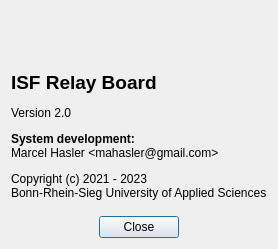
<?xml version="1.0" encoding="UTF-8"?>
<ui version="4.0">
 <class>AboutDialog</class>
 <widget class="QDialog" name="AboutDialog">
  <property name="geometry">
   <rect>
    <x>0</x>
    <y>0</y>
    <width>348</width>
    <height>405</height>
   </rect>
  </property>
  <property name="windowTitle">
   <string>About ISF Relay Board</string>
  </property>
  <property name="modal">
   <bool>true</bool>
  </property>
  <layout class="QVBoxLayout" name="verticalLayout">
   <property name="sizeConstraint">
    <enum>QLayout::SizeConstraint::SetFixedSize</enum>
   </property>
   <item>
    <layout class="QHBoxLayout" name="horizontalLayout">
     <item>
      <widget class="QLabel" name="label_2">
       <property name="text">
        <string/>
       </property>
       <property name="pixmap">
        <pixmap resource="RelayBoard.qrc">:/res/logo-hbrs.png</pixmap>
       </property>
       <property name="margin">
        <number>5</number>
       </property>
      </widget>
     </item>
    </layout>
   </item>
   <item>
    <layout class="QHBoxLayout" name="horizontalLayout_2">
     <item>
      <widget class="QLabel" name="label">
       <property name="text">
        <string/>
       </property>
       <property name="pixmap">
        <pixmap resource="RelayBoard.qrc">:/res/logo-isf.png</pixmap>
       </property>
       <property name="margin">
        <number>5</number>
       </property>
      </widget>
     </item>
    </layout>
   </item>
   <item>
    <spacer name="verticalSpacer_3">
     <property name="orientation">
      <enum>Qt::Orientation::Vertical</enum>
     </property>
     <property name="sizeType">
      <enum>QSizePolicy::Policy::Fixed</enum>
     </property>
     <property name="sizeHint" stdset="0">
      <size>
       <width>20</width>
       <height>20</height>
      </size>
     </property>
    </spacer>
   </item>
   <item>
    <widget class="QLabel" name="label_3">
     <property name="text">
      <string>&lt;html&gt;&lt;head/&gt;&lt;body&gt;&lt;p&gt;&lt;span style=&quot; font-size:14pt; font-weight:600;&quot;&gt;ISF Relay Board&lt;/span&gt;&lt;/p&gt;&lt;p&gt;Version 2.0&lt;/p&gt;&lt;p&gt;&lt;span style=&quot; font-weight:600;&quot;&gt;System development:&lt;/span&gt;&lt;br/&gt;Marcel Hasler &amp;lt;mahasler@gmail.com&amp;gt;&lt;/p&gt;&lt;p&gt;Copyright (c) 2021 - 2023&lt;br/&gt;Bonn-Rhein-Sieg University of Applied Sciences&lt;/p&gt;&lt;/body&gt;&lt;/html&gt;</string>
     </property>
     <property name="margin">
      <number>6</number>
     </property>
    </widget>
   </item>
   <item>
    <spacer name="verticalSpacer">
     <property name="orientation">
      <enum>Qt::Orientation::Vertical</enum>
     </property>
     <property name="sizeType">
      <enum>QSizePolicy::Policy::MinimumExpanding</enum>
     </property>
     <property name="sizeHint" stdset="0">
      <size>
       <width>20</width>
       <height>10</height>
      </size>
     </property>
    </spacer>
   </item>
   <item>
    <widget class="QDialogButtonBox" name="buttonBox">
     <property name="orientation">
      <enum>Qt::Orientation::Horizontal</enum>
     </property>
     <property name="standardButtons">
      <set>QDialogButtonBox::StandardButton::Close</set>
     </property>
     <property name="centerButtons">
      <bool>true</bool>
     </property>
    </widget>
   </item>
  </layout>
 </widget>
 <resources>
  <include location="RelayBoard.qrc"/>
 </resources>
 <connections>
  <connection>
   <sender>buttonBox</sender>
   <signal>accepted()</signal>
   <receiver>AboutDialog</receiver>
   <slot>accept()</slot>
   <hints>
    <hint type="sourcelabel">
     <x>248</x>
     <y>254</y>
    </hint>
    <hint type="destinationlabel">
     <x>157</x>
     <y>274</y>
    </hint>
   </hints>
  </connection>
  <connection>
   <sender>buttonBox</sender>
   <signal>rejected()</signal>
   <receiver>AboutDialog</receiver>
   <slot>reject()</slot>
   <hints>
    <hint type="sourcelabel">
     <x>316</x>
     <y>260</y>
    </hint>
    <hint type="destinationlabel">
     <x>286</x>
     <y>274</y>
    </hint>
   </hints>
  </connection>
 </connections>
</ui>
